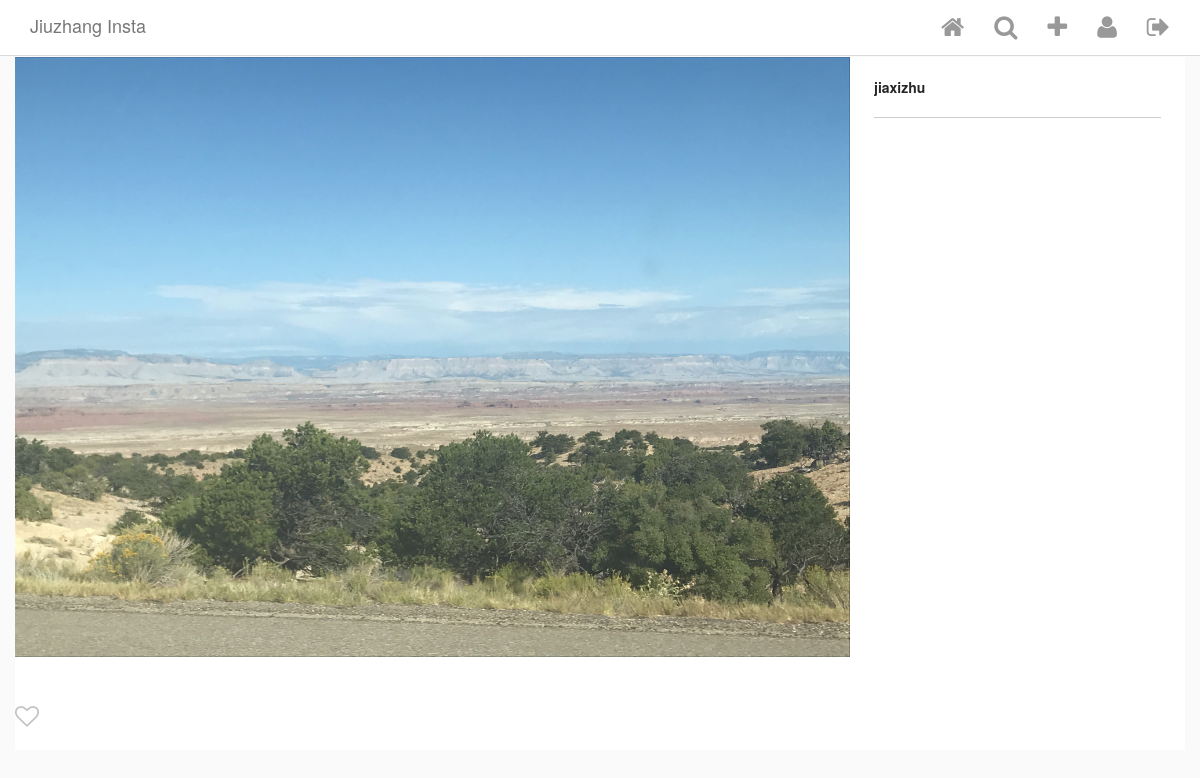
The page /post/6/ (signed in) on the database its author committed.
### Insta/models.py (models this page shows, shortened)
class Post(models.Model):
    author = models.ForeignKey(
        InstaUser,
        on_delete=models.CASCADE,
        related_name='my_posts'
    )
    title = models.TextField(blank=True, null=True)
    image = ProcessedImageField(
        upload_to='static/images/posts',
        format='JPEG',
        options={'quality': 100},
        blank=True,
        null=True
    )
    def get_like_count(self):
        return self.likes.count()

class InstaUser(AbstractUser):
    profile_pic = ProcessedImageField(
        upload_to='static/images/profiles',
        format='JPEG',
        options={'quality': 100},
        blank=True,
        null=True
    )

### Insta/views.py (the view)
# urls.py: path('post/<int:pk>/', PostDetailView.as_view(), name='post_detail'),
class PostDetailView(LoginRequiredMixin, DetailView):
    model = Post
    template_name = 'post_detail.html'
    login_url = 'login'

### Insta/templatetags/custom_tags.py (called while the page is built)
@register.simple_tag
def has_user_liked_post(post, user):
    try:
        like = Like.objects.get(post=post, user=user)
        return "fa-heart"
    except:
        return "fa-heart-o"

### templates/post_detail.html (shortened to what this page needs)
{% extends "base.html" %}
{% load custom_tags %}
{% block content %}
<div class="row single-post">
    <div class="single-post-card view-update {{ object.pk }}">
        <div class="header">
            <a href="{% url 'HelloWorld' %}">
                {{ object.author.username }}
            </a>
        </div>
        <div class="image__wrapper">
            <img class="card__main-image" src="/{{object.image}}" width='1000', height='1000'>
        </div>
        <div class="card__panel-body">
        </div>
         <section class="input-row">
             <i class="fa {% has_user_liked_post post user %} submit-like" aria-hidden="true"></i>
                </section>
    </div>
</div>
{% endblock content %}

### static/css/style.css (style rules this page uses)
html { height: 100%; }
body { min-height: 100%; background-color: #fafafa; }
.card__main-image { max-width: 100%; max-height: 600px; height: auto; margin: 0 auto; display: block; }
.card__panel-body { padding: 20px; padding-bottom: 0; }
.single-post-card { display: flex; align-items: stretch; box-sizing: border-box; flex-direction: column; flex-shrink: 0; padding-right: 335px; width: 100%; position: relative; background-color: #fff; }
.single-post-card .header, .single-post-card .comments-portion { display: flex; flex-shrink: 0; }
.single-post-card .header { border-bottom: 1px solid #ccc; padding: 20px 0; flex-direction: row; position: absolute; top: 0; right: 24px; width: 287px; display: flex; align-items: center; }
.single-post-card .header a { color: #262626; font-weight: bold; }
.input-row { position: relative; display: flex; align-items: center; height: 68px; padding-left: 40px; }
.input-row .submit-like { cursor: pointer; position: absolute; top: 32%; left: 0; color: #C2C2C2; font-size: 24px; }

### rows shown on the page
Post: author.username "jiaxizhu", image (picture)
